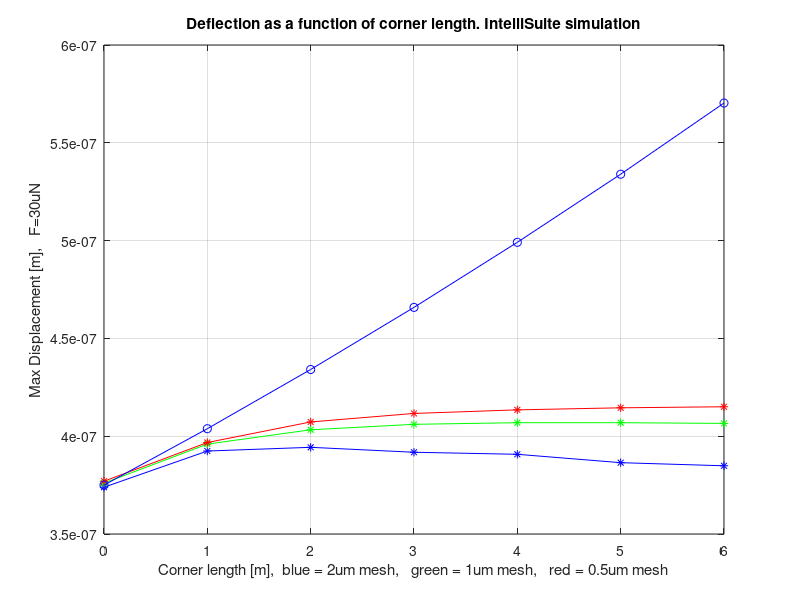
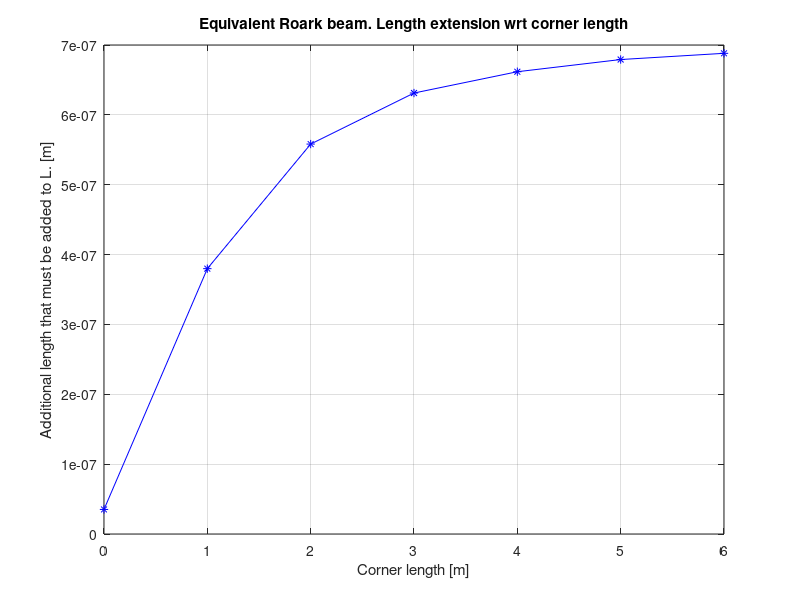

Write the MATLAB code that produced these figures, in order.
i=0;
%2 bot
x=[0,1,2,3,4,5,6];
i=i+1;Displacement_y(i)=0.373915e-6;i=i+1;Displacement_y(i)=0.392426e-6;i=i+1;Displacement_y(i)=0.394318e-6;i=i+1;Displacement_y(i)=0.391793e-6;i=i+1;Displacement_y(i)=0.39075e-6;i=i+1;Displacement_y(i)=0.386464e-6;i=i+1;Displacement_y(i)=0.384877e-6;

%1 bot
x(8:14)=[0,1,2,3,4,5,6];
i=i+1;Displacement_y(i)=0.376014e-6;i=i+1;Displacement_y(i)=0.39596e-6;i=i+1;Displacement_y(i)=0.403277e-6;i=i+1;Displacement_y(i)=0.406073e-6;i=i+1;Displacement_y(i)=0.406912e-6;i=i+1;Displacement_y(i)=0.406907e-6;i=i+1;Displacement_y(i)=0.406541e-6;

%0.5 top
x(15:21)=[6,5,4,3,2,1,0];
i=i+1;Displacement_y(i)=0.415052e-6;i=i+1;Displacement_y(i)=0.414517e-6;i=i+1;Displacement_y(i)=0.413468e-6;i=i+1;Displacement_y(i)=0.41164e-6;i=i+1;Displacement_y(i)=0.407282e-6;i=i+1;Displacement_y(i)=0.396775e-6;i=i+1;Displacement_y(i)=0.376981e-6;

figure(1);
plot(x(1:7),Displacement_y(1:7),'*-b',x(8:14),Displacement_y(8:14),'*-g',x(15:21),Displacement_y(15:21),'*-r');
xlabel('Corner length [m],  blue = 2um mesh,   green = 1um mesh,   red = 0.5um mesh');
ylabel('Max Displacement [m],   F=30uN');
title('Deflection as a function of corner length. IntelliSuite simulation');

grid on;

L=20e-6;w=2e-6;h=2e-6;E=160e9;I=w^3*h/12;Fy=30e-6;
L3EI3=L^3/E/I/3;L2EI2=L^2/E/I/2;
L=[20,20+1/2,20+2/2,20+3/2,20+4/2,20+5/2,20+6/2]*1e-6;
D_y=Fy*L.^3/E/I/3; 
hold on;
plot(x(1:7),D_y,'o-b');


D_y=Fy*L.^3/E/I/3; 
L=((Displacement_y(15:21)/Fy*E*I*3).^(1/3) - 20e-6)
figure(2);
plot(x(15:21),L,'*-b');
grid on;
ylabel('Additional length that must be added to L. [m]');
xlabel('Corner length [m]');
title('Equivalent Roark beam. Length extension wrt corner length');
